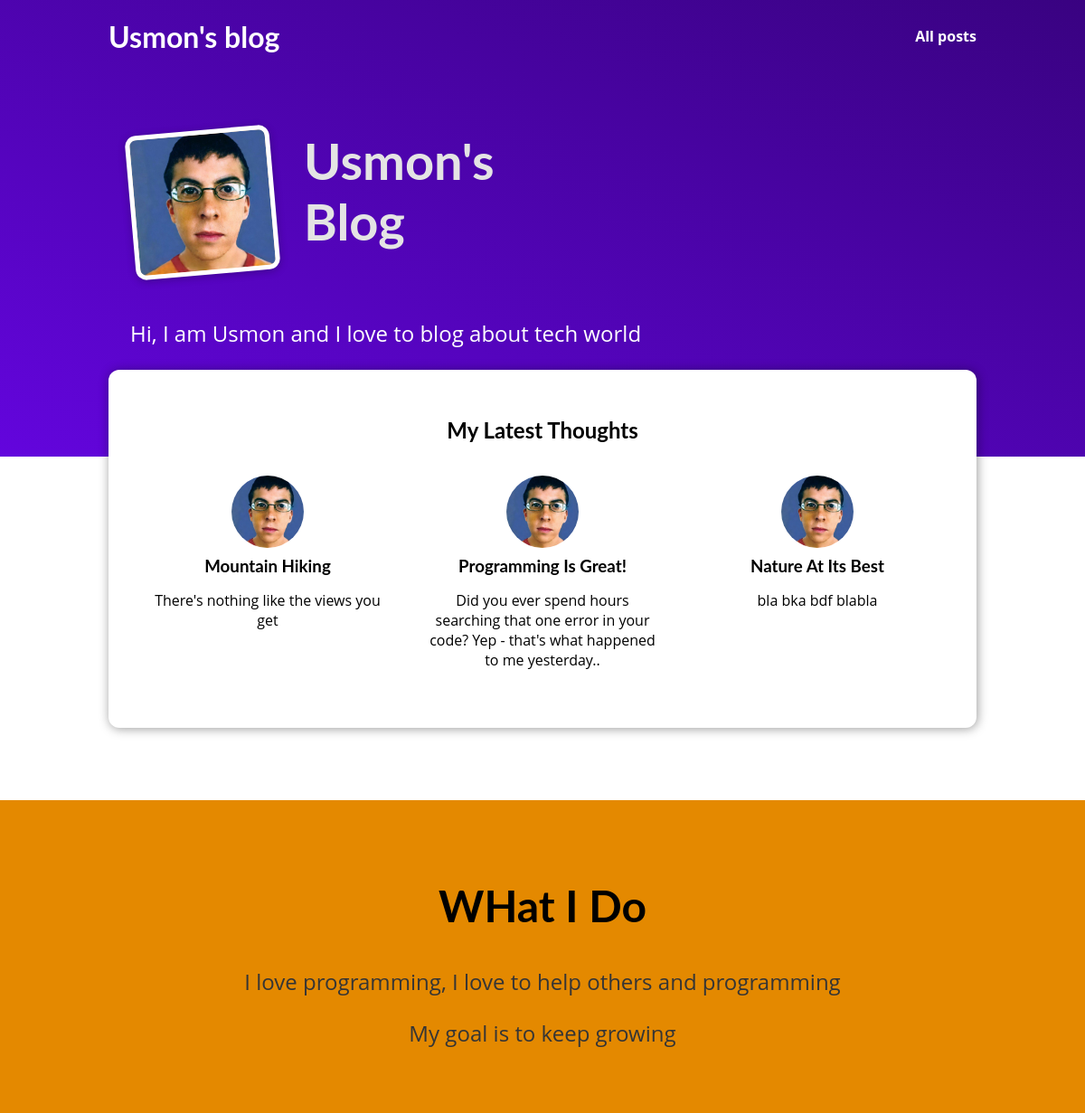
The page / on the database its author committed.
### blog/models.py (models this page shows)
class Post(models.Model):
    title = models.CharField(max_length=50)
    excerpt = models.CharField(max_length=200)
    image_name = models.CharField(max_length=100)
    date = models.DateField(auto_now=True)
    slug = models.SlugField(unique=True)
    content = models.TextField()
    author = models.ForeignKey(Author, on_delete=models.SET_NULL,null=True, related_name="posts")
    tag = models.ManyToManyField(Tag)

### blog/views.py (the view)
# urls.py: path('',views.starting_point,name= 'starting-point-page'),
def starting_point(request):
    latest_posts=Post.objects.all().order_by("-date")[:3]
    response = render(request,'blog/index.html',{
        "posts" : latest_posts
    })
    return response

### blog/templates/blog/index.html (shortened to what this page needs)
{% extends "base.html" %}
{% load static %}
{% block css_files %}
 <link rel = "stylesheet" href = {% static "blog/index.css" %}>
 <link rel = "stylesheet" href = {% static "blog/post.css" %}>
{% endblock  %}
{% block  content%}
 <section id = "welcome">
    <header>
        <img src ="{% static "blog/images/mcl.jpg" %} " alt = "Usmon - The Author of the blog">
        <h2>Usmon's Blog</h2>
    </header>
    <p>Hi, I am Usmon and I love to blog about tech world</p>
 </section>
 <section id = "latest-posts">
    <h2>My Latest Thoughts</h2>
    <ul>
        {% for post in  posts%}
        {% include "blog/includes/post.html" %}
        {% endfor %}
    </ul>
 </section>
 <section id = "about">
    <h2>WHat I Do</h2>
    <p>
        I love programming, I love to help others and programming
    </p>
    <p>
        My goal is  to keep growing
    </p>
 </section>
{% endblock  %}

### blog/templates/blog/includes/post.html
{% load static %}
<li>
    <article class = "post">
        <a href="{% url "post-detail-page" post.slug %}">
            <img src="{% static "blog/images/mcl.jpg" %} " alt="Mountain Hiking">
            <div class = "post__content">
                <h3>{{post.title}}</h3>
                 <p>{{post.excerpt}}</p>
            </div>
        </a>
    </article>
</li>

### static/app.css (style rules this page uses)
* { box-sizing: border-box; }
html { font-family: 'Open Sans', 'Lato', sans-serif; }
body { margin: 0; }
h1, h2, h3 { font-family: 'Lato', sans-serif; font-weight: bold; }

### blog/static/blog/index.css (style rules this page uses)
#welcome { background: linear-gradient(to right top, #6305dd, #390281); padding: 6rem 12%; }
#welcome header { display: flex; align-items: flex-start; margin: 3rem auto; }
#welcome img { width: 10rem; height: 10rem; object-fit: cover; object-position: top; border: 5px solid white; border-radius: 12px; background-color: #ffe1bf; transform: rotateZ(-5deg); box-shadow: 0 2px 8px rgba(0, 0, 0, 0.25); }
#welcome h2 { font-size: 3.5rem; margin: 0 0 0 2rem; color: #e4e4e4; width: 10rem; }
#welcome p { color: white; font-size: 1.5rem; }
#latest-posts { background-color: white; padding: 2rem; border-radius: 12px; width: 60rem; margin: -6rem auto 2rem auto; box-shadow: 1px 1px 12px rgba(0, 0, 0, 0.4); }
#latest-posts h2 { text-align: center; }
#latest-posts ul { list-style: none; margin: 0; padding: 0; display: flex; gap: 1rem; }
#latest-posts li { flex: 1; }
#about { text-align: center; padding: 3rem; background-color: #e48900; margin-top: 5rem; }
#about h2 { font-size: 3rem; }
#about p { font-size: 1.5rem; color: #353535; }

### blog/static/blog/post.css (style rules this page uses)
.post { display: flex; flex-direction: column; align-items: center; text-align: center; }
.post a { text-decoration: none; color: black; transition: all 0.2s ease; padding: 1rem; }
.post img { width: 5rem; height: 5rem; object-fit: cover; border-radius: 50%; }
.post h3 { margin: 0.25rem 0; }

### rows shown on the page
Post: title "Mountain Hiking", excerpt "There's nothing like the views you get"
Post: title "Programming Is Great!", excerpt "Did you ever spend hours searching that one error in your code? Yep - that's what happened to me yesterday.."
Post: title "Nature At Its Best", excerpt "bla bka bdf blabla"
